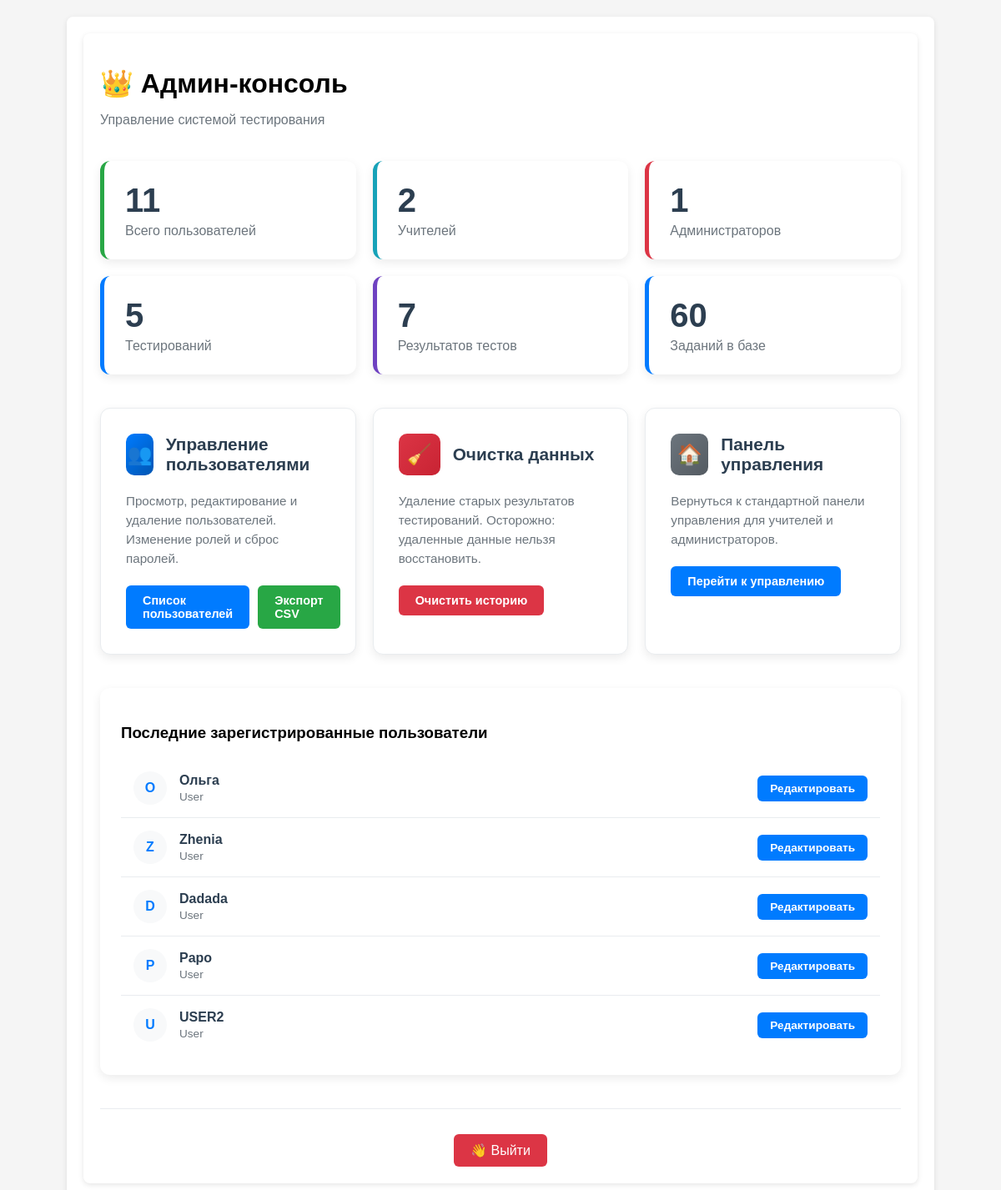
Page /cons (signed in) on the earlier database version.
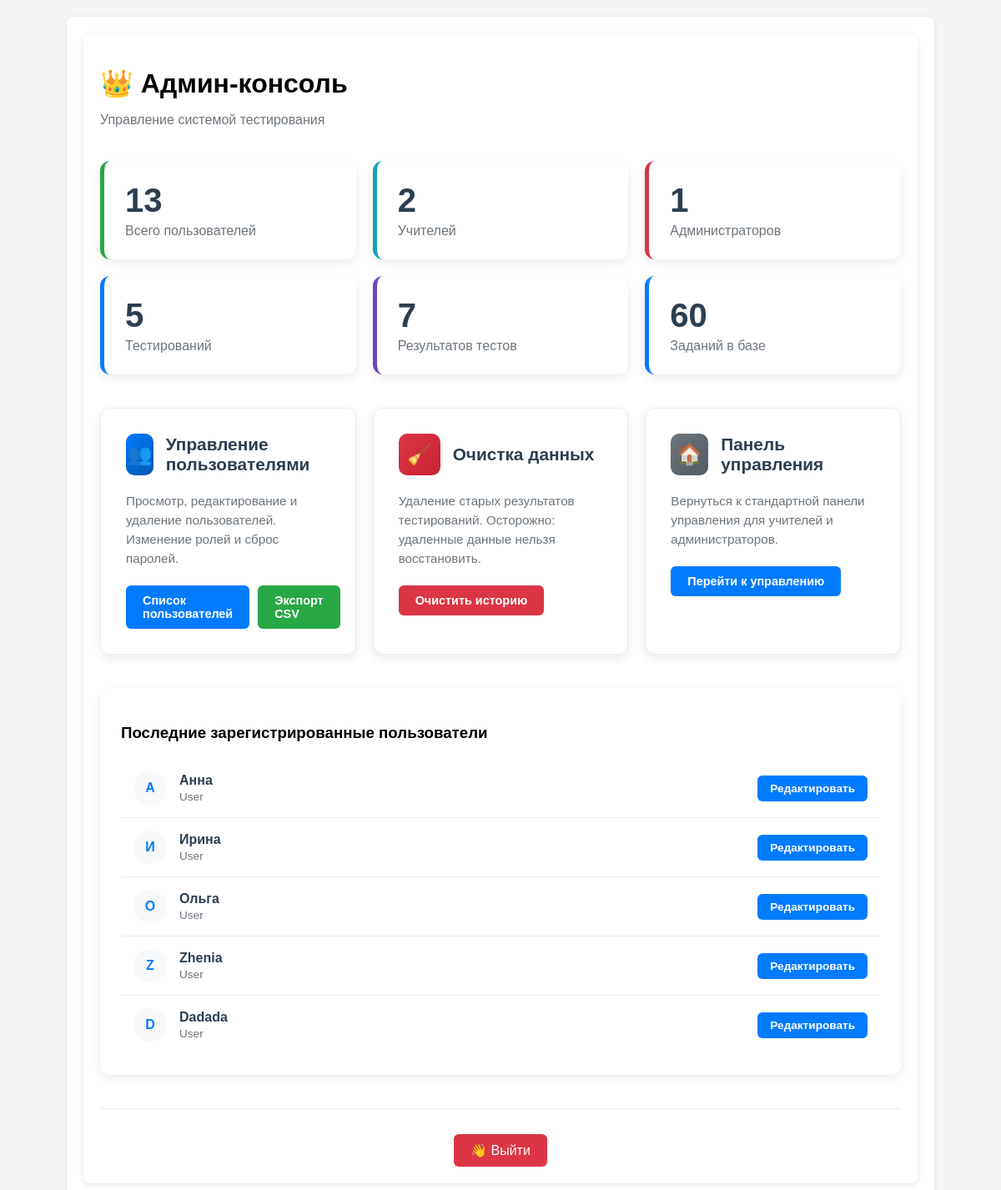
Same page on the later database version.
### app.py (models this page shows, shortened)
class User(db.Model, UserMixin):
    __tablename__ = 'Users'
    id =  db.Column(db.Integer, primary_key=True)
    username = db.Column(db.String(64), unique=True, nullable=False)
    password_hash = db.Column(db.String(64), nullable=False)
    privileges = db.Column(db.Integer, default = 0)
    def __repr__(self):
        return f'<User {self.username}>'
    @property
    def is_admin(self):
        return self.privileges
    @property
    def role_name(self):
        roles = {
            0: 'user',
            1: 'teacher',
            2: 'admin'
        }
        return roles.get(self.privileges, 'unknown')

### app.py (the view)
@app.route('/cons')
def cons():
    if not check_admin():
        return redirect(url_for('ErAuth'))
    total_users = User.query.count()
    total_teachers = User.query.filter_by(privileges=1).count()
    total_admins = User.query.filter_by(privileges=2).count()
    total_messages = Message.query.count()
    total_groups = Group.query.count()
    total_lessons = Lesson.query.count()
    total_testings = Testing.query.count()
    total_results = Result.query.count()
    N = 5
    recent_users = User.query.order_by(User.id.desc()).limit(N).all()
    return render_template(con + 'cons.html',
                           total_users=total_users,
                           total_teachers=total_teachers,
                           total_admins=total_admins,
                           total_messages=total_messages,
                           total_groups=total_groups,
                           total_lessons=total_lessons,
                           total_testings=total_testings,
                           total_results=total_results,
                           recent_users=recent_users)

### app.py (called while the page is built)
@login_manager.user_loader
def load_user(user_id):
    return User.query.get(int(user_id))

def check_admin():
    curent_user = User.query.filter(
        User.username.ilike(
            session.get('curent_user')
        )
    ).first()
    print("DEBUD: curent user-admin is", curent_user)
    print("DEBUG: curent user-admin privileges -", curent_user.is_admin)
    if not curent_user or curent_user.role_name != 'admin':
        return False
    else:
        return True

### templates/console_dir/cons.html (shortened to what the changed rows need)
{% extends 'base.html' %}
{% block content %}
<div class="container">
    <div style="margin-bottom: 40px;">
        <h1 style="margin-bottom: 10px;">👑 Админ-консоль</h1>
    </div>
    <div class="admin-stats-grid">
        <div class="stat-card users">
            <div class="stat-value">{{ total_users }}</div>
            <div class="stat-label">Всего пользователей</div>
        </div>
    </div>
    <div class="recent-users">
        <div class="user-list">
            {% for user in recent_users %}
            <div class="user-item">
                <div class="user-avatar">
                    {{ user.username[:1].upper() }}
                </div>
                <div class="user-info">
                    <div class="user-name">{{ user.username }}</div>
                    <div class="user-role">{{ user.role_name|title }}</div>
                </div>
                <a href="{{ url_for('console_user_edit', user_id=user.id) }}" class="admin-btn" style="padding: 8px 15px; font-size: 0.85rem;">
                    Редактировать
                </a>
            </div>
            {% endfor %}
        </div>
    </div>
</div>
{% endblock %}
{% set show_footer = False %}

Differences in the rows shown:
no longer on this page (row unchanged): User: username "P", username "Papo", role_name "User"
no longer on this page (row unchanged): User: username "U", username "USER2", role_name "User"
added User: username "А", username "Анна", role_name "User"
added User: username "И", username "Ирина", role_name "User"
Other differences:
{{ total_users }}: "11" → "13"
